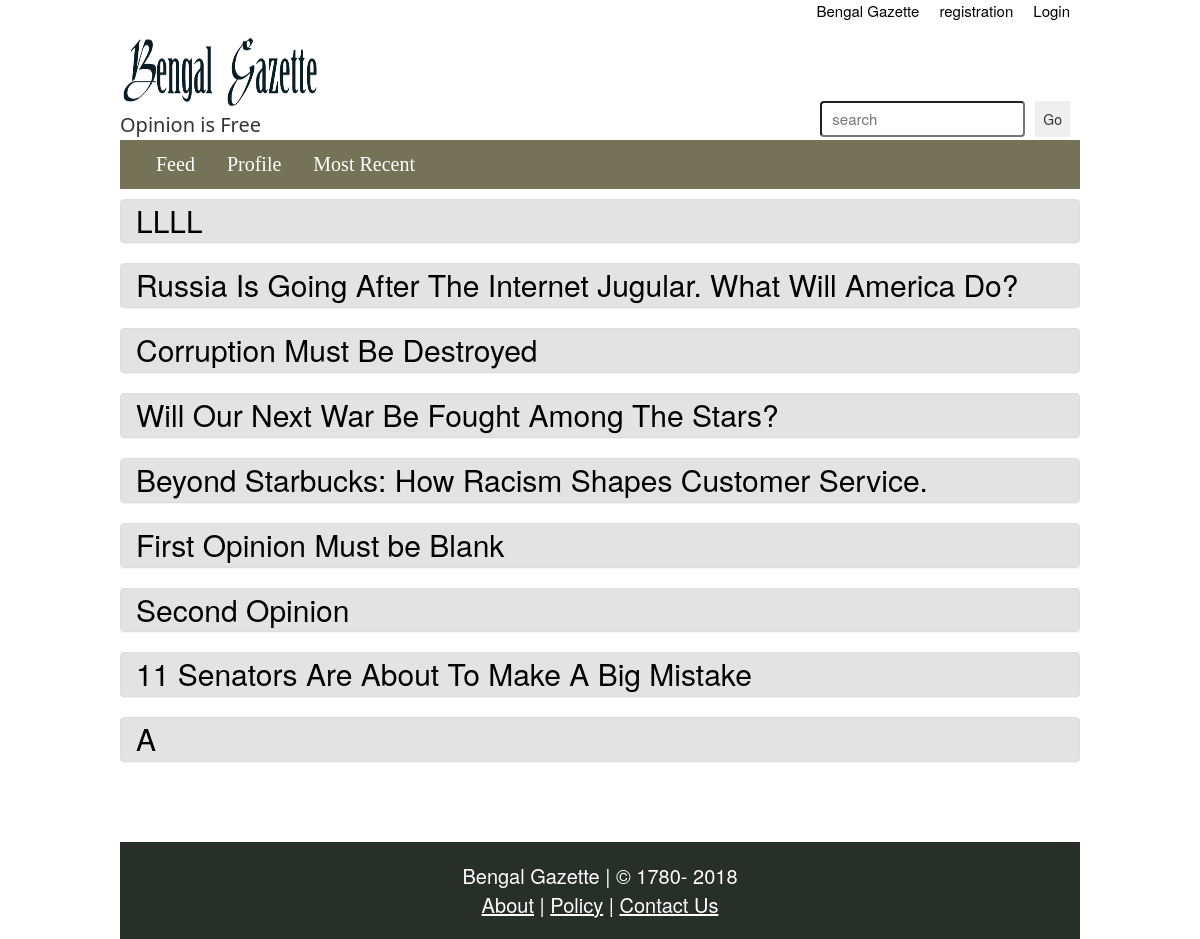
Page /Opinion/index.php on the earlier database version.
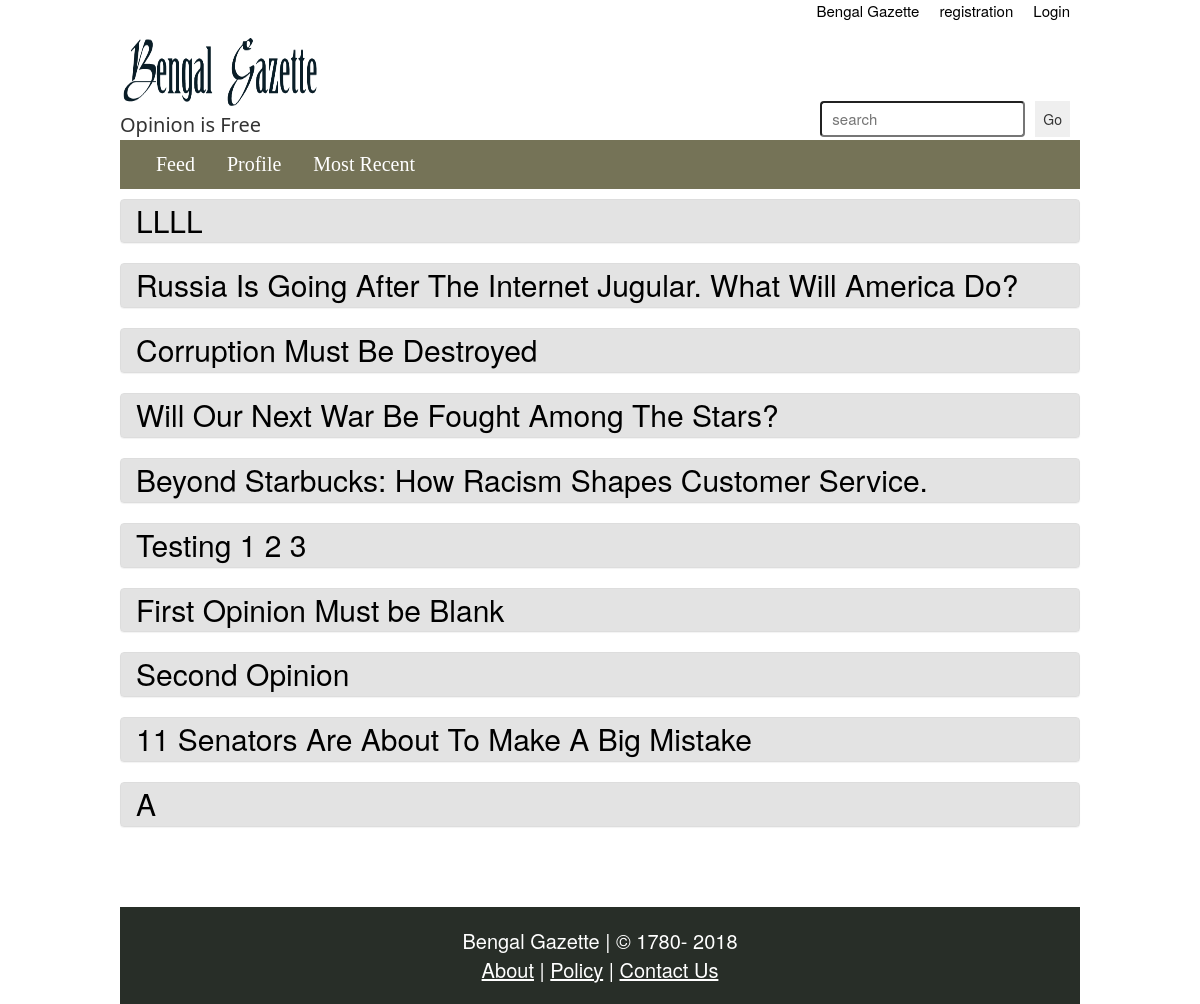
Same page on the later database version.
### tables this page shows
CREATE TABLE `news` (
  `newsID` int(10) NOT NULL,
  `headline` varchar(100) NOT NULL,
  `description` varchar(10000) NOT NULL,
  `writterID` int(10) NOT NULL,
  `categoryID` int(10) NOT NULL,
  `popularity` int(5) NOT NULL DEFAULT '0',
  `written_at` timestamp NOT NULL DEFAULT CURRENT_TIMESTAMP ON UPDATE CURRENT_TIMESTAMP,
  `deleted_at` timestamp NULL DEFAULT '0000-00-00 00:00:00'
);

### Opinion/index.php (the view, shortened to what this page needs)
<!DOCTYPE html>
<html>
<head>
	<link rel="stylesheet" type="text/css" href="../CSS/opinionindex.css">
	<link rel="stylesheet" type="text/css" href="../CSS/css/bootstrap.css">
</head>
<body>
	<div id="main_div">
		<div>
			<ul>
				<li class="login_reg"><a class="log_reg_btn" href="login.php">Login</a></li>
				<li class="login_reg"><a class="log_reg_btn" href="signup.php">registration</a></li>
				<li class="login_reg"><a class="log_reg_btn" href="/BenGaz/index.php">Bengal Gazette</a></li>
			</ul>
		</div>
		<div id="top_logo">
			<a href="index.php"><img src="../IMG/BengalGazetteLogo.png" width="200px" height="80px"></a>
			<div style="float:right;">
				<input id="search_btn" style="float: right" type="submit" name="searchbtn" value="Go" onclick="alert('Coming soon...')">
				<input id="search_box" type="text" name="searchBox" placeholder="search">
			</div>
			<p style="font-family:'Segoe UI';font-size: 20px;margin: 0px;">Opinion is Free</p>
		</div>
		<div id="menubar">
			<ul id="menubar_ul">
				<li class="bar_item"><a class="bar_btn" href="index.php">Feed</a></li>
	  			<li class="bar_item"><a class="bar_btn" href="profile.php">Profile</a></li>
			  	<li class="bar_item"><a class="bar_btn" href="index.php?tab=recent">Most Recent</a></li>
			</ul>
		</div>
		<div id="newspage_div">
			<?php
				$conn = DB_START();
				if(isset($_GET["tab"]) && $_GET["tab"] == "recent") {
					$sql = "SELECT * FROM news WHERE categoryID = 110 AND deleted_at is NULL ORDER BY newsID DESC";
				}
				else {
					$sql="SELECT * FROM news WHERE categoryID = 110 AND deleted_at is NULL ORDER BY popularity DESC";
				}
				$result = mysqli_query ($conn, $sql);
				while ($opinion = mysqli_fetch_array($result)) {
					echo '
						<div class="panel panel-default">
							<div class="opinion">
								<a class="panel-heading aa" href="opinion.php?q='.$opinion["newsID"].'">'.$opinion["headline"].'</a>
							</div>
						</div>';
				}
			?>
		</div>
		<div id="footer">
			<p>Bengal Gazette | &copy 1780- <?php echo date("Y"); ?><br>
				<a class="footer_links" href="../about.php">About</a> |
				<a class="footer_links" href="../policy.php">Policy</a> |
				<a class="footer_links" href="../contact.php">Contact Us</a>
			</p>
		</div>
	</div>
</body>
</html>

Differences in the rows shown:
added news: headline "Testing 1 2 3"
